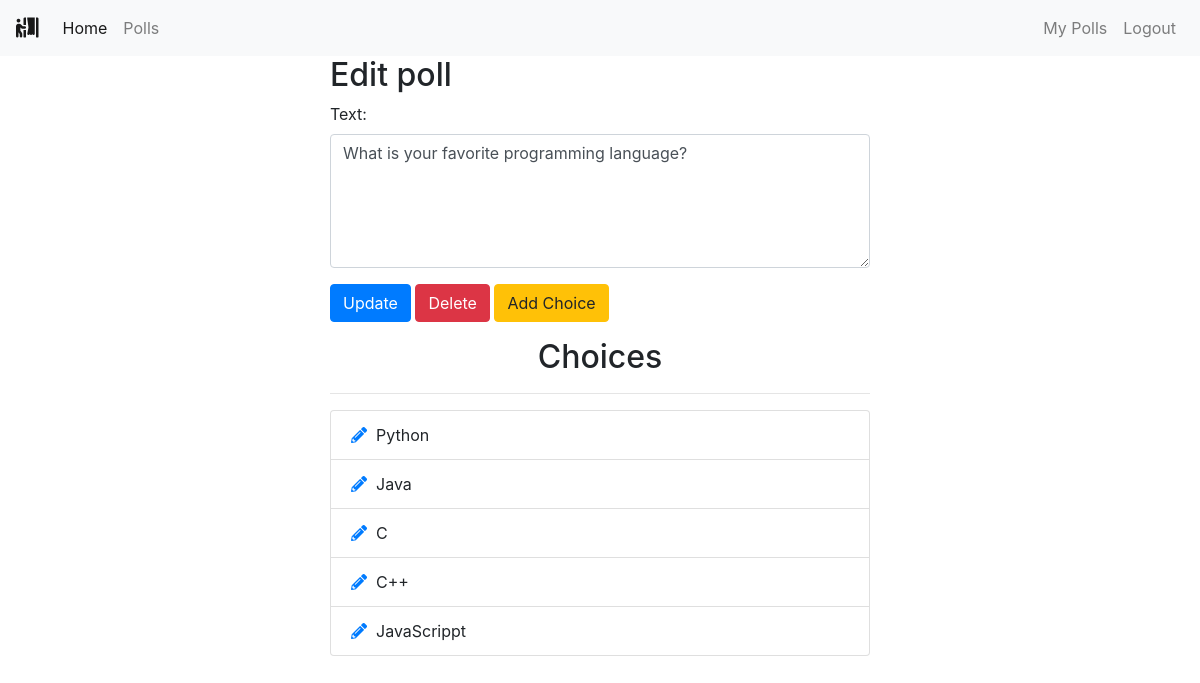
Page /polls/edit/10/ (signed in) on the committed database.
### polls/models.py (models this page shows, shortened)
class Poll(models.Model):
    owner = models.ForeignKey(User, on_delete=models.CASCADE)
    text = models.TextField()
    pub_date = models.DateTimeField(default=timezone.now)
    active = models.BooleanField(default=True)

class Choice(models.Model):
    poll = models.ForeignKey(Poll, on_delete=models.CASCADE)
    choice_text = models.CharField(max_length=255)

### polls/views.py (the view)
# urls.py: path('edit/<int:poll_id>/', views.polls_edit, name='edit'),
@login_required
def polls_edit(request, poll_id):
    poll = get_object_or_404(Poll, pk=poll_id)
    if request.user != poll.owner and not request.user.is_superuser and not request.user.is_staff:
        return redirect('home')
    if request.method == 'POST':
        form = EditPollForm(request.POST, instance=poll)
        if form.is_valid:
            form.save()
            messages.success(request, "Poll Updated successfully.",
                             extra_tags='alert alert-success alert-dismissible fade show')
            return redirect("polls:list")
    else:
        form = EditPollForm(instance=poll)
    return render(request, "polls/poll_edit.html", {'form': form, 'poll': poll})

### polls/forms.py
class EditPollForm(forms.ModelForm):
    class Meta:
        model = Poll
        fields = ['text', ]
        widgets = {
            'text': forms.Textarea(attrs={'class': 'form-control', 'rows': 5, 'cols': 20}),
        }

### polls/templates/polls/poll_edit.html (shortened to what this page needs)
{% extends 'base.html' %}
{% block content %}
<div class="container">
    <div class="row center">
        <div class="col-md-6 offset-md-3">
            <h2>Edit poll</h2>
            <form action="" method="POST">
                {% for field in form %}
                <div class="form-group">
                    {{ field.label_tag }}
                    {{ field }}
                </div>
                {% endfor %}
                <button type="submit" class="btn btn-primary">Update</button>
                <a class="btn btn-danger" href="{% url 'polls:delete_poll' poll.id %}" role="button" onclick="return confirm('Are you sure?')">Delete</a>
                <a class="btn btn-warning" href="{% url 'polls:add_choice' poll.id %}" role="button">Add Choice</a>
            </form>
            <div class="choices">
                <h2 class="text-center mt-3">Choices</h2>
                <hr>
                <ul class="list-group">
                    {% for choice in poll.choice_set.all %}
                    <li class="list-group-item"><a href="{% url 'polls:choice_edit' choice.id %}"><i class="fas fa-pencil-alt"></i></a>&nbsp
                        {{ choice.choice_text }}</li>
                    {% endfor %}
                </ul>
            </div>
        </div>
    </div>
</div>
{% endblock %}

### rows in the picture
Poll: form "What is your favorite programming language?"
Choice: choice_text "Python"
Choice: choice_text "Java"
Choice: choice_text "C"
Choice: choice_text "C++"
Choice: choice_text "JavaScrippt"

### other values in the picture
{{ field.label_tag }} "Text:"
